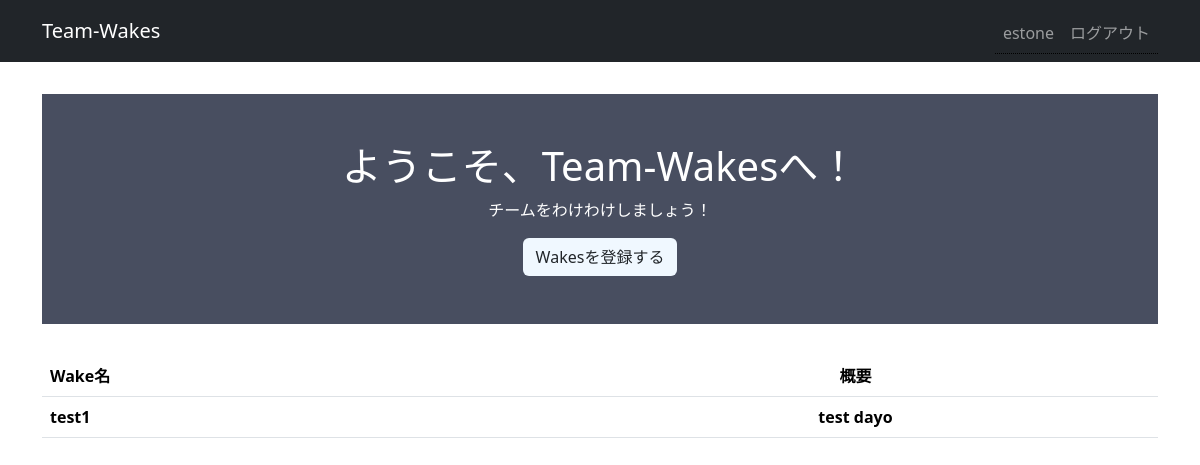
Before: / (signed in) with the older database file.
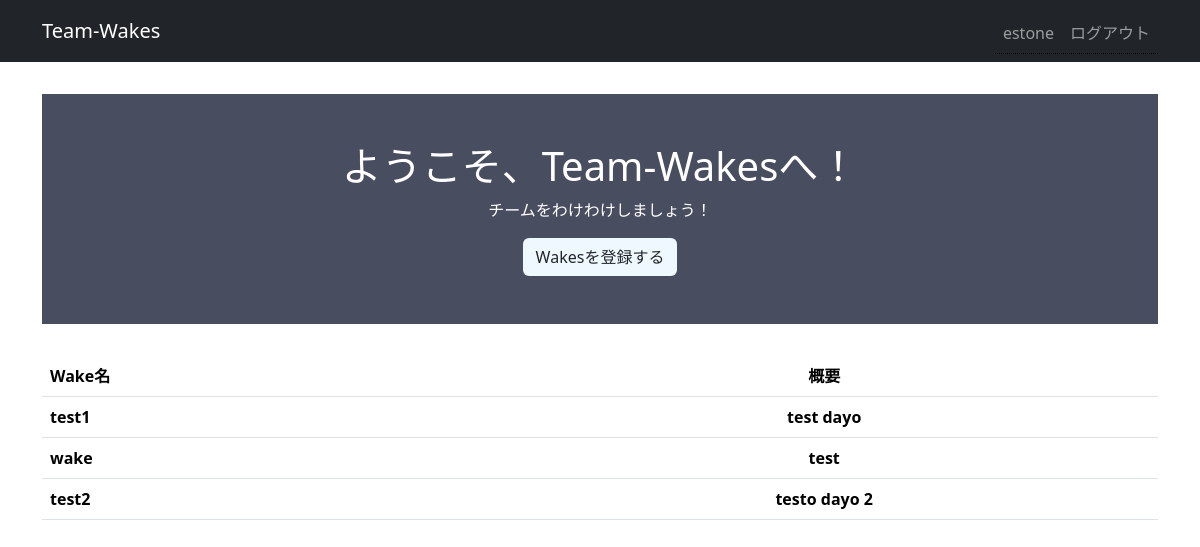
After: the same page with the newer database file.
### wakes/models.py (models this page shows, shortened)
class Wake(models.Model):
    name = models.CharField('Wake名', max_length=50)
    description = models.TextField('説明文', max_length=48, default='', null=False, blank=True)
    member = models.ManyToManyField(Member, related_name='wakes', related_query_name='wake')
    created_by = models.ForeignKey(settings.AUTH_USER_MODEL, verbose_name="作成者", on_delete=models.CASCADE)
    class Meta:
        db_table = 'wakes'

### wakes/views.py (the view)
# urls.py: path('', top, name='top'),
def top(request):
    wakes = Wake.objects.all()
    context = {
        'wakes': wakes,
    }
    return render(request, 'wakes/top.html', context)

### templates/wakes/top.html
{% extends 'base.html' %}
{% block main %}
  <div class="welcome">
    <h1 class="title">ようこそ、Team-Wakesへ！</h1>
    <p class="subtitle">チームをわけわけしましょう！</p>
    {% if user.is_authenticated %}
      <a class="btn btn-color" href="{% url 'wake_new' %}">Wakesを登録する</a>
    {% else %}
      <a class="btn btn-color" href="{% url 'login' %}">ログイン</a>
    {% endif %}
  </div>
  {% if user.is_authenticated %}
    {% if wakes %}
      <table class="table">
        <thead>
          <tr>
            <th>Wake名</th>
            <th class="description">概要</th>
          </tr>
        </thead>
        <tbody>
          {% for wake in wakes %}
            {% if wake.created_by.id == user.id %}
              <a href="">
                <tr>
                  <th>{{ wake.name }}</th>
                  <th class="description">{{ wake.description }}</th>
                </tr>
              </a>
            {% endif %}
          {% endfor %}
        </tbody>
      </table>
    {% else %}
      <p class="message">Wakeはまだありません.</p>
    {% endif %}
  {% endif %}
{% endblock main %}

### templates/base.html (shortened to what this page needs)
{% load static %}
{% load django_bootstrap5 %}
<!DOCTYPE html>
<html lang="ja">
  <head>
    {% bootstrap_css %}
    <link rel="stylesheet" href="{% static 'wakes/css/style.css' %}">
  </head>
  <body>
    <nav class="navbar navbar-expand flex-md-row navbar-dark bg-dark">
      <div class="container justify-content-between">
        <a class="navbar-brand" href="/">Team-Wakes</a>
        <ul class="navbar-nav mr-md-2">
          {% if user.is_authenticated %}
            <li class="nav-item">
              <a class="nav-link">{{ user.username }}</a>
              <a class="nav-link" href="{% url 'logout' %}">ログアウト</a>
            </li>
          {% endif %}
        </ul>
      </div>
    </nav>
    <main>
      <div class="container">
        {% block main %}{% endblock main %}
      </div>
    </main>
  </body>
</html>

### static/wakes/css/style.css (style rules this page uses)
main { padding: 2rem 0; }
.welcome { color: white; padding: 3rem 0; margin-bottom: 2rem; background-color: #484e60; align-items: center; display: flex; flex-direction: column; }
li { margin-top: 5px; border-bottom: 1px dotted black; color: rgb(0, 0, 0); }
.btn-color { background-color: aliceblue; }
.nav-item { display: flex; }
.description { text-align: center; }

Changed rows visible on the page:
added Wake: name "wake", description "test"
added Wake: name "test2", description "testo dayo 2"
